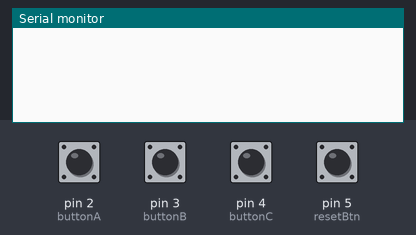
This sketch was run on a simulated Arduino Uno, built with avr-gcc and run on an emulated ATmega328P. On the bench: the last lines printed to the serial monitor. Inputs (shaded band) come from the test bench; at power-on: pin 2 (buttonA), pin 3 (buttonB), pin 4 (buttonC), pin 5 (resetBtn) HIGH.

Above: at 1.2 s.
1.3 s: pin 2 (buttonA) pulled LOW for 0.15 s
At 2.5 s:
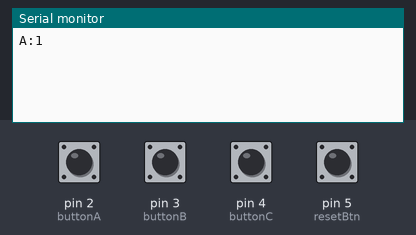
2.9 s: pin 3 (buttonB) pulled LOW for 0.15 s
At 4.0 s:
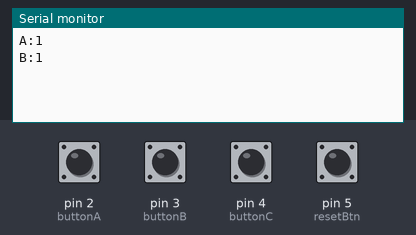
4.5 s: pin 4 (buttonC) pulled LOW for 0.15 s
At 5.2 s:
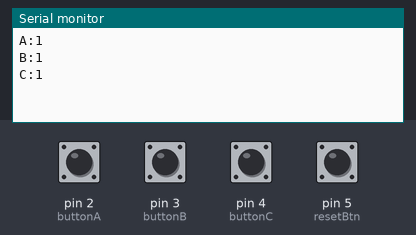
6.1 s: pin 5 (resetBtn) pulled LOW for 0.15 s
At 6.5 s:
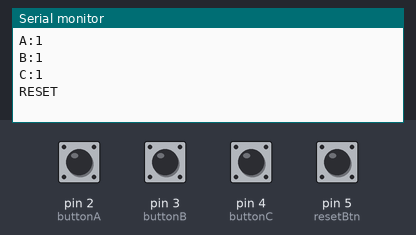
7.7 s: pin 2 (buttonA) pulled LOW for 1 s
At 9.3 s:
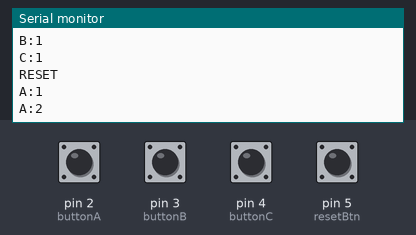
10.2 s: pin 3 (buttonB) pulled LOW for 1 s
At 11.2 s:
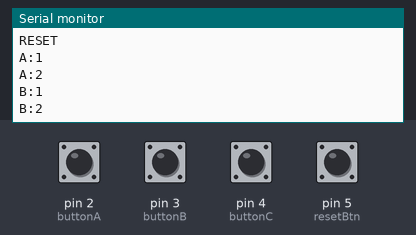

The sketch:

vote.ino
```cpp
// Electronic Voting Machine using Arduino UNO
// 3 candidates + 1 reset button
// Votes displayed via Serial (for GUI)

int buttonA = 2;   // Candidate A
int buttonB = 3;   // Candidate B
int buttonC = 4;   // Candidate C
int resetBtn = 5;  // Reset button

int votesA = 0, votesB = 0, votesC = 0;

void setup() {
  Serial.begin(9600);             // Start Serial Communication
  pinMode(buttonA, INPUT_PULLUP); // Using internal pull-up
  pinMode(buttonB, INPUT_PULLUP);
  pinMode(buttonC, INPUT_PULLUP);
  pinMode(resetBtn, INPUT_PULLUP);
}

void loop() {
  bool aPressed = !digitalRead(buttonA);
  bool bPressed = !digitalRead(buttonB);
  bool cPressed = !digitalRead(buttonC);
  bool resetPressed = !digitalRead(resetBtn);

  // Allow only one valid button press at a time
  if (aPressed && !bPressed && !cPressed) {
    votesA++;
    Serial.println("A:" + String(votesA));
    delay(500); // Debounce
  }
  else if (!aPressed && bPressed && !cPressed) {
    votesB++;
    Serial.println("B:" + String(votesB));
    delay(500);
  }
  else if (!aPressed && !bPressed && cPressed) {
    votesC++;
    Serial.println("C:" + String(votesC));
    delay(500);
  }

  // Reset all votes
  if (resetPressed) {
    votesA = votesB = votesC = 0;
    Serial.println("RESET");
    delay(500);
  }
}
```

Measured:
- after the input at 1.3 s, the serial monitor: prints a new line at once (image 1)
- after the input at 2.9 s, the serial monitor: prints a new line at once (image 2)
- after the input at 4.5 s, the serial monitor: prints a new line at once (image 3)
- after the input at 6.1 s, the serial monitor: prints a new line at once (image 4)
- after the input at 7.7 s, the serial monitor: prints a new line at once (image 5)
- after the input at 10.2 s, the serial monitor: prints a new line at once (image 6)
